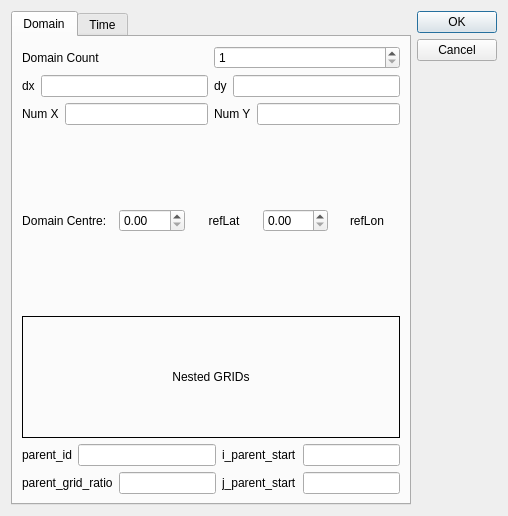
<?xml version="1.0" encoding="UTF-8"?>
<ui version="4.0">
 <class>WPS_set_dlg</class>
 <widget class="QDialog" name="WPS_set_dlg">
  <property name="geometry">
   <rect>
    <x>0</x>
    <y>0</y>
    <width>508</width>
    <height>516</height>
   </rect>
  </property>
  <property name="windowTitle">
   <string>Setup WRF Run</string>
  </property>
  <layout class="QHBoxLayout" name="horizontalLayout_2">
   <item>
    <widget class="QTabWidget" name="tabWidget">
     <property name="currentIndex">
      <number>0</number>
     </property>
     <widget class="QWidget" name="tab_domain">
      <attribute name="title">
       <string>Domain</string>
      </attribute>
      <layout class="QVBoxLayout" name="verticalLayout">
       <item>
        <layout class="QHBoxLayout" name="horizontalLayout_4">
         <item>
          <widget class="QLabel" name="label_5">
           <property name="text">
            <string>Domain Count</string>
           </property>
          </widget>
         </item>
         <item>
          <widget class="QDoubleSpinBox" name="doubleSpinBox_domCount">
           <property name="decimals">
            <number>0</number>
           </property>
           <property name="minimum">
            <double>1.000000000000000</double>
           </property>
           <property name="value">
            <double>1.000000000000000</double>
           </property>
          </widget>
         </item>
        </layout>
       </item>
       <item>
        <layout class="QHBoxLayout" name="DomainCountAndDXY">
         <item>
          <widget class="QLabel" name="label_10">
           <property name="text">
            <string>dx</string>
           </property>
          </widget>
         </item>
         <item>
          <widget class="QLineEdit" name="lineEditDx"/>
         </item>
         <item>
          <widget class="QLabel" name="label_9">
           <property name="text">
            <string>dy</string>
           </property>
          </widget>
         </item>
         <item>
          <widget class="QLineEdit" name="lineEditDy"/>
         </item>
        </layout>
       </item>
       <item>
        <layout class="QHBoxLayout" name="NumXY">
         <item>
          <widget class="QLabel" name="label_11">
           <property name="text">
            <string>Num X</string>
           </property>
          </widget>
         </item>
         <item>
          <widget class="QLineEdit" name="lineEditX"/>
         </item>
         <item>
          <widget class="QLabel" name="label_8">
           <property name="text">
            <string>Num Y</string>
           </property>
          </widget>
         </item>
         <item>
          <widget class="QLineEdit" name="lineEditY"/>
         </item>
        </layout>
       </item>
       <item>
        <layout class="QHBoxLayout" name="horizontalLayout_16">
         <item>
          <widget class="QLabel" name="label_6">
           <property name="frameShape">
            <enum>QFrame::NoFrame</enum>
           </property>
           <property name="text">
            <string>Domain Centre:  </string>
           </property>
           <property name="alignment">
            <set>Qt::AlignCenter</set>
           </property>
          </widget>
         </item>
         <item>
          <widget class="QDoubleSpinBox" name="doubleSpinBox_reflat">
           <property name="maximum">
            <double>99.989999999999995</double>
           </property>
          </widget>
         </item>
         <item>
          <widget class="QLabel" name="label_13">
           <property name="text">
            <string>refLat</string>
           </property>
           <property name="alignment">
            <set>Qt::AlignCenter</set>
           </property>
          </widget>
         </item>
         <item>
          <widget class="QDoubleSpinBox" name="doubleSpinBox_reflon">
           <property name="maximum">
            <double>999.990000000000009</double>
           </property>
          </widget>
         </item>
         <item>
          <widget class="QLabel" name="label_7">
           <property name="text">
            <string>refLon</string>
           </property>
           <property name="alignment">
            <set>Qt::AlignCenter</set>
           </property>
          </widget>
         </item>
        </layout>
       </item>
       <item>
        <layout class="QVBoxLayout" name="verticalLayout_6">
         <item>
          <widget class="QLabel" name="label_14">
           <property name="frameShape">
            <enum>QFrame::Box</enum>
           </property>
           <property name="text">
            <string>Nested GRIDs</string>
           </property>
           <property name="alignment">
            <set>Qt::AlignCenter</set>
           </property>
          </widget>
         </item>
         <item>
          <layout class="QHBoxLayout" name="horizontalLayout_18">
           <item>
            <layout class="QVBoxLayout" name="verticalLayout_9">
             <item>
              <layout class="QHBoxLayout" name="horizontalLayout_19">
               <item>
                <widget class="QLabel" name="label_24">
                 <property name="text">
                  <string>parent_id</string>
                 </property>
                </widget>
               </item>
               <item>
                <widget class="QLineEdit" name="lineEdit_parent_id"/>
               </item>
              </layout>
             </item>
             <item>
              <layout class="QHBoxLayout" name="horizontalLayout_20">
               <item>
                <widget class="QLabel" name="label_25">
                 <property name="text">
                  <string>parent_grid_ratio</string>
                 </property>
                </widget>
               </item>
               <item>
                <widget class="QLineEdit" name="lineEdit_parent_grid_ratio"/>
               </item>
              </layout>
             </item>
            </layout>
           </item>
           <item>
            <layout class="QHBoxLayout" name="horizontalLayout_21"/>
           </item>
           <item>
            <layout class="QVBoxLayout" name="verticalLayout_10">
             <item>
              <layout class="QHBoxLayout" name="horizontalLayout_22">
               <item>
                <widget class="QLabel" name="label_26">
                 <property name="text">
                  <string>i_parent_start</string>
                 </property>
                </widget>
               </item>
               <item>
                <widget class="QLineEdit" name="lineEdit_i_parent_start"/>
               </item>
              </layout>
             </item>
             <item>
              <layout class="QHBoxLayout" name="horizontalLayout_23">
               <item>
                <widget class="QLabel" name="label_27">
                 <property name="text">
                  <string>j_parent_start</string>
                 </property>
                </widget>
               </item>
               <item>
                <widget class="QLineEdit" name="lineEdit_j_parent_start"/>
               </item>
              </layout>
             </item>
            </layout>
           </item>
          </layout>
         </item>
        </layout>
       </item>
      </layout>
     </widget>
     <widget class="QWidget" name="tab_time">
      <attribute name="title">
       <string>Time</string>
      </attribute>
      <layout class="QVBoxLayout" name="verticalLayout_3">
       <item>
        <layout class="QHBoxLayout" name="horizontalLayout_6">
         <item>
          <widget class="QLabel" name="label_4">
           <property name="text">
            <string>GRIB input</string>
           </property>
          </widget>
         </item>
         <item>
          <widget class="QLineEdit" name="lineEdit_GRIB"/>
         </item>
         <item>
          <widget class="QToolButton" name="toolButton_browse_GRIB">
           <property name="text">
            <string>...</string>
           </property>
          </widget>
         </item>
        </layout>
       </item>
       <item>
        <widget class="QPushButton" name="pushButton_timeFromGRIB">
         <property name="text">
          <string>GetTime from GRIB</string>
         </property>
        </widget>
       </item>
       <item>
        <layout class="QHBoxLayout" name="horizontalLayout_3">
         <item>
          <widget class="QLabel" name="label_2">
           <property name="text">
            <string>Start DATE</string>
           </property>
          </widget>
         </item>
         <item>
          <widget class="QDateTimeEdit" name="dateTimeEdit_start"/>
         </item>
        </layout>
       </item>
       <item>
        <layout class="QHBoxLayout" name="horizontalLayout">
         <item>
          <widget class="QLabel" name="label">
           <property name="text">
            <string>End   DATE</string>
           </property>
          </widget>
         </item>
         <item>
          <widget class="QDateTimeEdit" name="dateTimeEdit_end"/>
         </item>
        </layout>
       </item>
       <item>
        <layout class="QHBoxLayout" name="horizontalLayout_5">
         <item>
          <widget class="QLabel" name="label_3">
           <property name="text">
            <string>Work dir</string>
           </property>
          </widget>
         </item>
         <item>
          <widget class="QLineEdit" name="lineEdit_out"/>
         </item>
         <item>
          <widget class="QToolButton" name="toolButton_browse_out">
           <property name="text">
            <string>...</string>
           </property>
          </widget>
         </item>
        </layout>
       </item>
       <item>
        <layout class="QHBoxLayout" name="horizontalLayout_12">
         <item>
          <widget class="QLabel" name="label_12">
           <property name="text">
            <string>WFS file</string>
           </property>
          </widget>
         </item>
         <item>
          <widget class="QLineEdit" name="lineEdit_wfs"/>
         </item>
         <item>
          <widget class="QToolButton" name="toolButton_browse_wfs">
           <property name="text">
            <string>...</string>
           </property>
          </widget>
         </item>
        </layout>
       </item>
      </layout>
     </widget>
    </widget>
   </item>
   <item>
    <widget class="QDialogButtonBox" name="buttonBox">
     <property name="orientation">
      <enum>Qt::Vertical</enum>
     </property>
     <property name="standardButtons">
      <set>QDialogButtonBox::Cancel|QDialogButtonBox::Ok</set>
     </property>
    </widget>
   </item>
  </layout>
 </widget>
 <resources/>
 <connections>
  <connection>
   <sender>buttonBox</sender>
   <signal>accepted()</signal>
   <receiver>WPS_set_dlg</receiver>
   <slot>accept()</slot>
   <hints>
    <hint type="sourcelabel">
     <x>248</x>
     <y>254</y>
    </hint>
    <hint type="destinationlabel">
     <x>157</x>
     <y>274</y>
    </hint>
   </hints>
  </connection>
  <connection>
   <sender>buttonBox</sender>
   <signal>rejected()</signal>
   <receiver>WPS_set_dlg</receiver>
   <slot>reject()</slot>
   <hints>
    <hint type="sourcelabel">
     <x>316</x>
     <y>260</y>
    </hint>
    <hint type="destinationlabel">
     <x>286</x>
     <y>274</y>
    </hint>
   </hints>
  </connection>
 </connections>
</ui>
